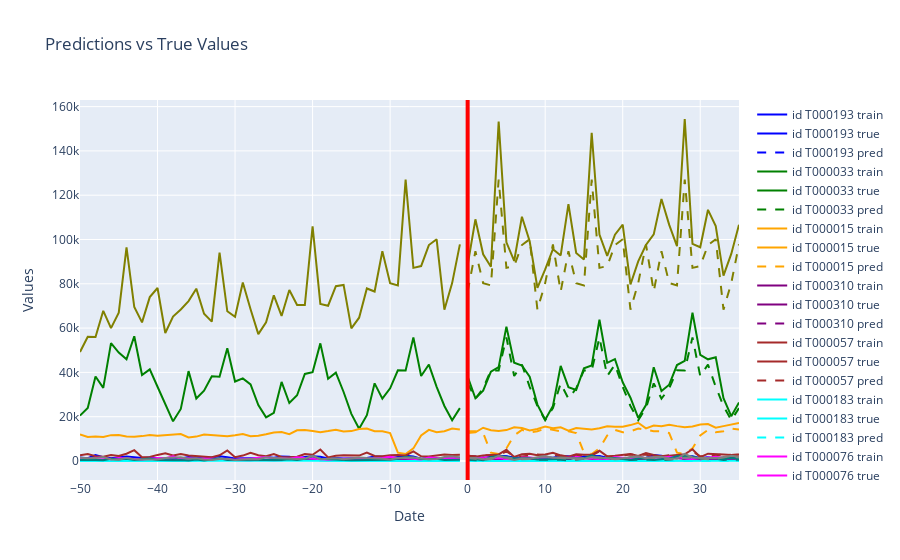

Notebook cell for this chart:
### Markdown cell above
__SeasonalNaive__

### Code cell
analyze_predictions(train_df, test_targets, current_pred_seas_naive, last_points=50)
